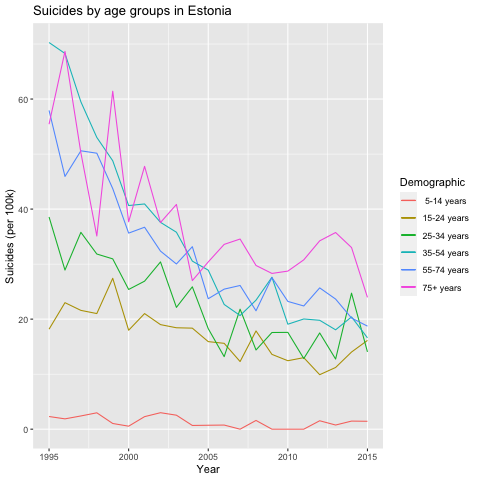

The R source for this figure:
# Title     : Suicides in Estonia throughout the years by age groups
# Objective : Filter and process the correct data to create a graph
# Created by: Emma Võsa

library(tidyverse)

data <- read_csv("master.csv")  # Read data into memory using relative path

estonia <- data %>% filter(country == "Estonia")  # Filter Estonian data

# Get data for Estonian suicides by age groups
age_groups <- estonia %>%
  group_by(age, year) %>%
  summarise(suicides = sum(suicides_no), total_pop = sum(population)) %>%
  arrange(year)

# Get per 100k for each age group
# Original data has per 100k for each gender in each age group
age_groups <- as_tibble(cbind(age_groups, per100k = (age_groups$suicides / age_groups$total_pop * 100000)))

# Graph of suicides per 100 000 people per age group
age_groups <- age_groups %>%
  ggplot(aes()) +
  layer(geom = "path",
        data = age_groups %>% filter(age == "15-24 years"),
        stat = "identity",
        position = "identity",
        mapping = aes(year, per100k, color = "15-24 years")) +
  layer(geom = "path",
        data = age_groups %>% filter(age == "25-34 years"),
        stat = "identity",
        position = "identity",
        mapping = aes(year, per100k, color = "25-34 years")) +
  layer(geom = "path",
        data = age_groups %>% filter(age == "35-54 years"),
        stat = "identity",
        position = "identity",
        mapping = aes(year, per100k, color = "35-54 years")) +
  layer(geom = "path",
        data = age_groups %>% filter(age == "5-14 years"),
        stat = "identity",
        position = "identity",
        mapping = aes(year, per100k, color = " 5-14 years")) +
  layer(geom = "path",
        data = age_groups %>% filter(age == "55-74 years"),
        stat = "identity",
        position = "identity",
        mapping = aes(year, per100k, color = "55-74 years")) +
  layer(geom = "path",
        data = age_groups %>% filter(age == "75+ years"),
        stat = "identity",
        position = "identity",
        mapping = aes(year, per100k, color = "75+ years")) +
  labs(x = "Year",
       y = "Suicides (per 100k)",
       color = "Demographic",
       title = "Suicides by age groups in Estonia")

# Function to render to png
save_graph <- function(plot, filename) {
  png(filename)
  print(plot)
  dev.off()
}

# Call function to render
save_graph(age_groups, "est_suicides_by_age_group.png")
